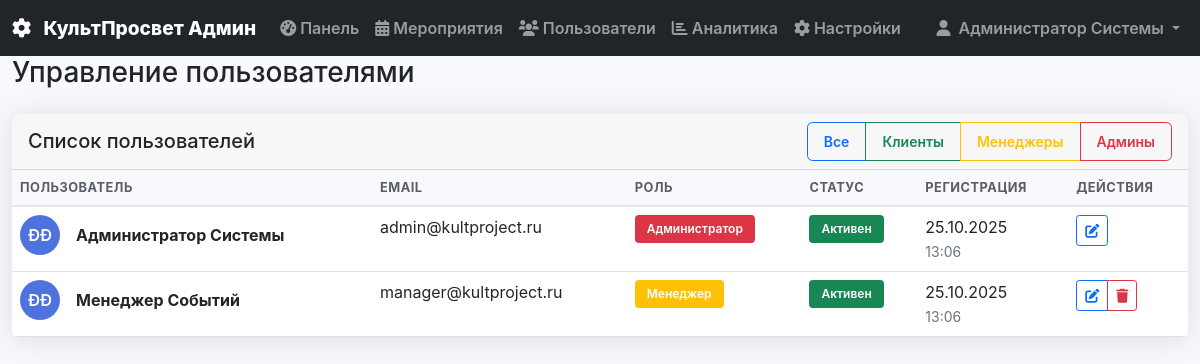
The page /modules/admin/users.php (signed in) on the database its author committed.
### tables this page shows
CREATE TABLE users (
    id INT AUTO_INCREMENT PRIMARY KEY,
    email VARCHAR(255) UNIQUE NOT NULL,
    password VARCHAR(255) NOT NULL,
    first_name VARCHAR(100) NOT NULL,
    last_name VARCHAR(100) NOT NULL,
    phone VARCHAR(20),
    role ENUM('admin', 'manager', 'client') DEFAULT 'client',
    created_at TIMESTAMP DEFAULT CURRENT_TIMESTAMP,
    updated_at TIMESTAMP DEFAULT CURRENT_TIMESTAMP ON UPDATE CURRENT_TIMESTAMP,
    is_active BOOLEAN DEFAULT TRUE
);

### modules/admin/users.php (the view, shortened to what the rows shown need)
<?php
$db = Database::getInstance();
$action = $_GET['action'] ?? 'list';
$userId = intval($_GET['id'] ?? 0);
$user = null;
$users = $db->fetchAll("SELECT * FROM users ORDER BY created_at DESC");
?>
<div class="container-fluid">
    <div class="row">
        <div class="col-12">
            <h1 class="h3 mb-4">Управление пользователями</h1>
        </div>
    </div>
    <?php if ($action === 'edit'): ?>
        <div class="row">
            <div class="col-lg-8">
                <div class="card">
                    <div class="card-header">
                        <h5 class="card-title mb-0">
                            <i class="fas fa-user-edit me-2"></i>
                            Редактирование пользователя
                        </h5>
                    </div>
                    <div class="card-body">
                        <form method="POST">
                            <input type="hidden" name="action" value="update_role">
                            <div class="row">
                                <div class="col-md-6 mb-3">
                                    <label class="form-label">Имя</label>
                                    <input type="text" class="form-control" value="<?php echo htmlspecialchars($user['first_name']); ?>" readonly>
                                </div>
                                <div class="col-md-6 mb-3">
                                    <label class="form-label">Фамилия</label>
                                    <input type="text" class="form-control" value="<?php echo htmlspecialchars($user['last_name']); ?>" readonly>
                                </div>
                            </div>
                            <div class="mb-3">
                                <label class="form-label">Email</label>
                                <input type="email" class="form-control" value="<?php echo htmlspecialchars($user['email']); ?>" readonly>
                            </div>
                            <div class="row">
                                <div class="col-md-6 mb-3">
                                    <label for="role" class="form-label">Роль</label>
                                    <select class="form-select" id="role" name="role">
                                        <option value="client" <?php echo $user['role'] === 'client' ? 'selected' : ''; ?>>Клиент</option>
                                        <option value="manager" <?php echo $user['role'] === 'manager' ? 'selected' : ''; ?>>Менеджер</option>
                                        <option value="admin" <?php echo $user['role'] === 'admin' ? 'selected' : ''; ?>>Администратор</option>
                                    </select>
                                </div>
                                <div class="col-md-6 mb-3">
                                    <label for="is_active" class="form-label">Статус</label>
                                    <select class="form-select" id="is_active" name="is_active">
                                        <option value="1" <?php echo $user['is_active'] ? 'selected' : ''; ?>>Активен</option>
                                        <option value="0" <?php echo !$user['is_active'] ? 'selected' : ''; ?>>Заблокирован</option>
                                    </select>
                                </div>
                            </div>
                            <div class="mb-3">
                                <label class="form-label">Дата регистрации</label>
                                <input type="text" class="form-control" value="<?php echo date('d.m.Y H:i', strtotime($user['created_at'])); ?>" readonly>
                            </div>
                            <div class="d-flex gap-2">
                                <button type="submit" class="btn btn-primary">
                                    <i class="fas fa-save me-2"></i>
                                    Сохранить изменения
                                </button>
                                <a href="?action=list" class="btn btn-secondary">
                                    <i class="fas fa-times me-2"></i>
                                    Отмена
                                </a>
                            </div>
                        </form>
                    </div>
                </div>
            </div>
            <div class="col-lg-4">
                <div class="card">
                    <div class="card-header">
                        <h6 class="card-title mb-0">Статистика пользователя</h6>
                    </div>
                    <div class="card-body">
                        <?php
                        $userStats = [
                            'bookings' => $db->fetch("SELECT COUNT(*) as count FROM bookings WHERE user_id = ?", [$userId])['count'],
                            'tickets' => $db->fetch("SELECT COUNT(*) as count FROM ticket_orders to JOIN bookings b ON to.booking_id = b.id WHERE b.user_id = ?", [$userId])['count'],
                            'total_spent' => $db->fetch("SELECT SUM(p.amount) as total FROM payments p JOIN bookings b ON p.booking_id = b.id WHERE b.user_id = ? AND p.payment_status = 'completed'", [$userId])['total'] ?? 0
                        ];
                        ?>
                        <div class="row text-center">
                            <div class="col-12 mb-3">
                                <div class="border rounded p-2">
                                    <h4 class="text-primary mb-0"><?php echo $userStats['bookings']; ?></h4>
                                    <small class="text-muted">Бронирований</small>
                                </div>
                            </div>
                            <div class="col-12 mb-3">
                                <div class="border rounded p-2">
                                    <h4 class="text-success mb-0"><?php echo $userStats['tickets']; ?></h4>
                                    <small class="text-muted">Билетов</small>
                                </div>
                            </div>
                            <div class="col-12">
                                <div class="border rounded p-2">
                                    <h4 class="text-info mb-0"><?php echo number_format($userStats['total_spent'], 0, ',', ' '); ?> ₽</h4>
                                    <small class="text-muted">Потрачено</small>
                                </div>
                            </div>
                        </div>
                    </div>
                </div>
            </div>
        </div>
    <?php else: ?>
        <div class="row">
            <div class="col-12">
                <div class="card">
                    <div class="card-body p-0">
                        <div class="table-responsive">
                            <table class="table table-hover mb-0">
                                <thead class="table-light">
                                    <tr>
                                        <th>Пользователь</th>
                                        <th>Email</th>
                                        <th>Роль</th>
                                        <th>Статус</th>
                                        <th>Регистрация</th>
                                        <th>Действия</th>
                                    </tr>
                                </thead>
                                <tbody>
                                    <?php foreach ($users as $user): ?>
                                        <tr data-role="<?php echo $user['role']; ?>">
                                            <td>
                                                <div class="d-flex align-items-center">
                                                    <div class="avatar bg-primary text-white rounded-circle me-3 d-flex align-items-center justify-content-center" style="width: 40px; height: 40px;">
                                                        <?php echo strtoupper(substr($user['first_name'], 0, 1) . substr($user['last_name'], 0, 1)); ?>
                                                    </div>
                                                    <div>
                                                        <strong><?php echo htmlspecialchars($user['first_name'] . ' ' . $user['last_name']); ?></strong>
                                                    </div>
                                                </div>
                                            </td>
                                            <td><?php echo htmlspecialchars($user['email']); ?></td>
                                            <td>
                                                <?php
                                                $roleClasses = [
                                                    'client' => 'primary',
                                                    'manager' => 'warning',
                                                    'admin' => 'danger'
                                                ];
                                                $roleLabels = [
                                                    'client' => 'Клиент',
                                                    'manager' => 'Менеджер',
                                                    'admin' => 'Администратор'
                                                ];
                                                ?>
                                                <span class="badge bg-<?php echo $roleClasses[$user['role']]; ?>">
                                                    <?php echo $roleLabels[$user['role']]; ?>
                                                </span>
                                            </td>
                                            <td>
                                                <?php if ($user['is_active']): ?>
                                                    <span class="badge bg-success">Активен</span>
                                                <?php else: ?>
                                                    <span class="badge bg-danger">Заблокирован</span>
                                                <?php endif; ?>
                                            </td>
                                            <td>
                                                <div>
                                                    <?php echo date('d.m.Y', strtotime($user['created_at'])); ?>
                                                    <br><small class="text-muted"><?php echo date('H:i', strtotime($user['created_at'])); ?></small>
                                                </div>
                                            </td>
                                            <td>
                                                <div class="btn-group btn-group-sm" role="group">
                                                    <a href="?action=edit&id=<?php echo $user['id']; ?>"
                                                       class="btn btn-outline-primary" title="Редактировать">
                                                        <i class="fas fa-edit"></i>
                                                    </a>
                                                    <?php if ($user['role'] !== 'admin'): ?>
                                                        <a href="?action=delete&id=<?php echo $user['id']; ?>"
                                                           class="btn btn-outline-danger" title="Удалить"
                                                           onclick="return confirm('Вы уверены, что хотите удалить этого пользователя?')">
                                                            <i class="fas fa-trash"></i>
                                                        </a>
                                                    <?php endif; ?>
                                                </div>
                                            </td>
                                        </tr>
                                    <?php endforeach; ?>
                                </tbody>
                            </table>
                        </div>
                    </div>
                </div>
            </div>
        </div>
    <?php endif; ?>
</div>
<?php
$content = ob_get_clean();
?>
<!DOCTYPE html>
<html lang="ru">
<head>
    <link href="https://cdn.jsdelivr.net/npm/bootstrap@5.1.3/dist/css/bootstrap.min.css" rel="stylesheet">
    <link href="https://cdnjs.cloudflare.com/ajax/libs/font-awesome/6.0.0/css/all.min.css" rel="stylesheet">
    <link href="../../assets/css/style.css" rel="stylesheet">
</head>
<body>
    <main>
        <?php echo $content; ?>
    </main>
</body>
</html>

### rows shown on the page
users: first_name+last_name "ÐÐ", first_name+last_name "Администратор Системы", email "admin@kultproject.ru", role "Администратор", is_active "Активен", created_at "25.10.2025", created_at "13:06"
users: first_name+last_name "ÐÐ", first_name+last_name "Менеджер Событий", email "manager@kultproject.ru", role "Менеджер", is_active "Активен", created_at "25.10.2025", created_at "13:06"

### other values the page prints
SITE_NAME "КультПросвет"
$_SESSION['user_name'] "Администратор Системы"
